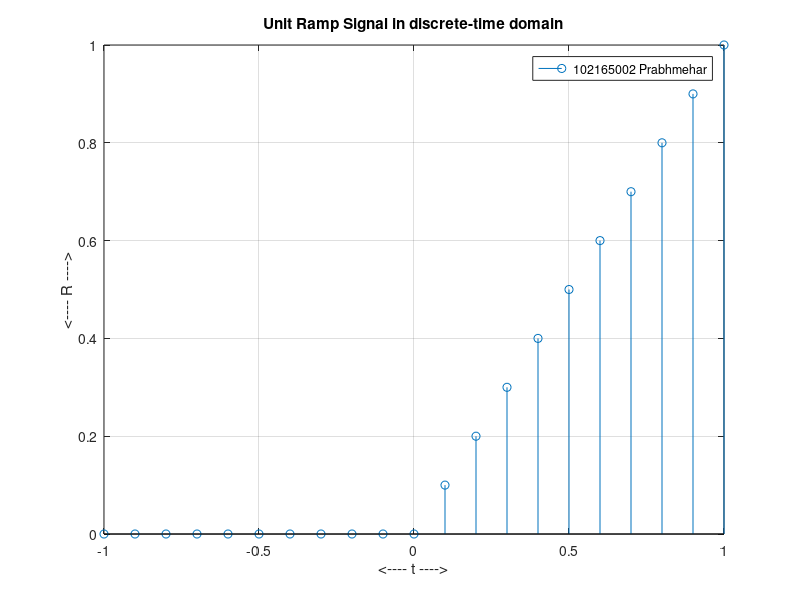
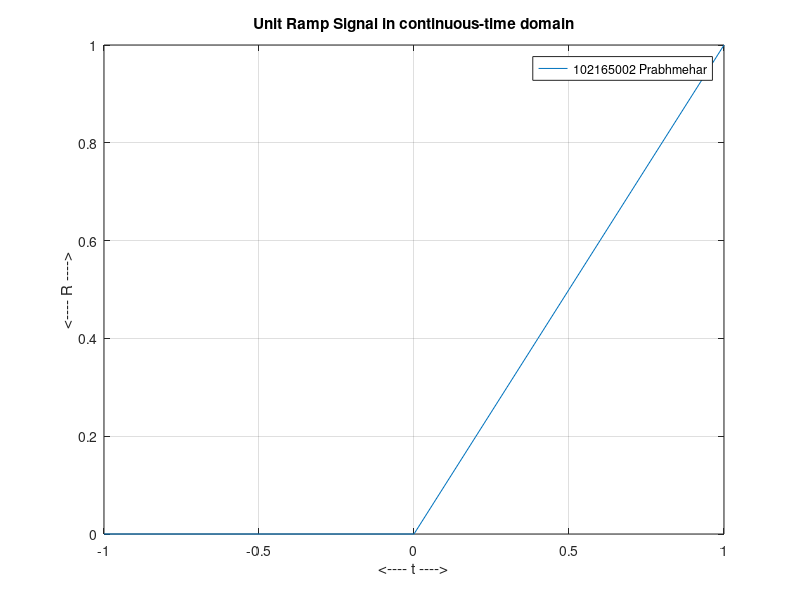

Source code (MATLAB) for these figures, in order:
clc
clear all
t = -1 : 0.1 : 1;
for i=1: length (t) ;
    if (t (1, i) >=0)
        u(1,i) = t(1,i).*1;
    else
        u (1,i) =0
    end
end
stem (t,u)
grid
title ('Unit Ramp Signal in discrete-time domain')
xlabel ('<---- t ---->')
ylabel ('<---- R ---->')
legend ('102165002 Prabhmehar');
figure
plot (t, u) 
grid
title ('Unit Ramp Signal in continuous-time domain')
xlabel ('<---- t ---->')
ylabel ('<---- R ---->')
legend ('102165002 Prabhmehar')